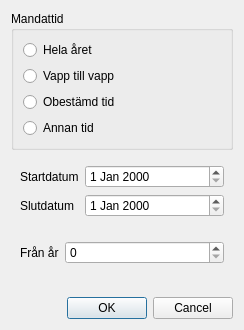
<?xml version="1.0" encoding="UTF-8"?>
<ui version="4.0">
 <class>MembershipEdit</class>
 <widget class="QWidget" name="MembershipEdit">
  <property name="geometry">
   <rect>
    <x>0</x>
    <y>0</y>
    <width>244</width>
    <height>330</height>
   </rect>
  </property>
  <property name="windowTitle">
   <string/>
  </property>
  <layout class="QVBoxLayout" name="verticalLayout_3">
   <item>
    <layout class="QVBoxLayout" name="verticalLayout">
     <item>
      <widget class="QGroupBox" name="mandate_GroupBox">
       <property name="title">
        <string>Mandattid</string>
       </property>
       <layout class="QVBoxLayout" name="verticalLayout_2">
        <item>
         <widget class="QRadioButton" name="wholeyear_radioButton">
          <property name="text">
           <string>Hela året</string>
          </property>
         </widget>
        </item>
        <item>
         <widget class="QRadioButton" name="laborday_radioButton">
          <property name="text">
           <string>Vapp till vapp</string>
          </property>
         </widget>
        </item>
        <item>
         <widget class="QRadioButton" name="onwards_radioButton">
          <property name="text">
           <string>Obestämd tid</string>
          </property>
         </widget>
        </item>
        <item>
         <widget class="QRadioButton" name="otherMandate_radioButton">
          <property name="text">
           <string>Annan tid</string>
          </property>
         </widget>
        </item>
       </layout>
      </widget>
     </item>
     <item>
      <widget class="QWidget" name="startAndEndTimeWidget" native="true">
       <layout class="QFormLayout" name="startEndLayout">
        <property name="fieldGrowthPolicy">
         <enum>QFormLayout::AllNonFixedFieldsGrow</enum>
        </property>
        <item row="0" column="0">
         <widget class="QLabel" name="startdatumLabel_2">
          <property name="text">
           <string>Startdatum</string>
          </property>
         </widget>
        </item>
        <item row="0" column="1">
         <widget class="QDateEdit" name="startTime_fld"/>
        </item>
        <item row="1" column="0">
         <widget class="QLabel" name="endTimeLabel">
          <property name="text">
           <string>Slutdatum</string>
          </property>
         </widget>
        </item>
        <item row="1" column="1">
         <widget class="QDateEdit" name="endTime_fld"/>
        </item>
       </layout>
      </widget>
     </item>
     <item>
      <widget class="QWidget" name="startYearWidget" native="true">
       <layout class="QFormLayout" name="startYearLayout">
        <property name="fieldGrowthPolicy">
         <enum>QFormLayout::AllNonFixedFieldsGrow</enum>
        </property>
        <item row="0" column="0">
         <widget class="QLabel" name="frNRLabel">
          <property name="text">
           <string>Från år</string>
          </property>
         </widget>
        </item>
        <item row="0" column="1">
         <widget class="QSpinBox" name="startYear_spinBox"/>
        </item>
       </layout>
      </widget>
     </item>
     <item>
      <widget class="QDialogButtonBox" name="buttonBox">
       <property name="orientation">
        <enum>Qt::Horizontal</enum>
       </property>
       <property name="standardButtons">
        <set>QDialogButtonBox::Cancel|QDialogButtonBox::Ok</set>
       </property>
      </widget>
     </item>
    </layout>
   </item>
  </layout>
 </widget>
 <resources/>
 <connections>
  <connection>
   <sender>wholeyear_radioButton</sender>
   <signal>toggled(bool)</signal>
   <receiver>startYearWidget</receiver>
   <slot>setVisible(bool)</slot>
   <hints>
    <hint type="sourcelabel">
     <x>125</x>
     <y>45</y>
    </hint>
    <hint type="destinationlabel">
     <x>121</x>
     <y>264</y>
    </hint>
   </hints>
  </connection>
  <connection>
   <sender>laborday_radioButton</sender>
   <signal>toggled(bool)</signal>
   <receiver>startYearWidget</receiver>
   <slot>setVisible(bool)</slot>
   <hints>
    <hint type="sourcelabel">
     <x>125</x>
     <y>73</y>
    </hint>
    <hint type="destinationlabel">
     <x>121</x>
     <y>264</y>
    </hint>
   </hints>
  </connection>
  <connection>
   <sender>laborday_radioButton</sender>
   <signal>toggled(bool)</signal>
   <receiver>startAndEndTimeWidget</receiver>
   <slot>setHidden(bool)</slot>
   <hints>
    <hint type="sourcelabel">
     <x>125</x>
     <y>73</y>
    </hint>
    <hint type="destinationlabel">
     <x>121</x>
     <y>196</y>
    </hint>
   </hints>
  </connection>
  <connection>
   <sender>onwards_radioButton</sender>
   <signal>toggled(bool)</signal>
   <receiver>endTime_fld</receiver>
   <slot>setHidden(bool)</slot>
   <hints>
    <hint type="sourcelabel">
     <x>125</x>
     <y>101</y>
    </hint>
    <hint type="destinationlabel">
     <x>163</x>
     <y>213</y>
    </hint>
   </hints>
  </connection>
  <connection>
   <sender>wholeyear_radioButton</sender>
   <signal>toggled(bool)</signal>
   <receiver>startAndEndTimeWidget</receiver>
   <slot>setHidden(bool)</slot>
   <hints>
    <hint type="sourcelabel">
     <x>125</x>
     <y>45</y>
    </hint>
    <hint type="destinationlabel">
     <x>121</x>
     <y>196</y>
    </hint>
   </hints>
  </connection>
  <connection>
   <sender>onwards_radioButton</sender>
   <signal>toggled(bool)</signal>
   <receiver>endTimeLabel</receiver>
   <slot>setHidden(bool)</slot>
   <hints>
    <hint type="sourcelabel">
     <x>125</x>
     <y>101</y>
    </hint>
    <hint type="destinationlabel">
     <x>53</x>
     <y>213</y>
    </hint>
   </hints>
  </connection>
 </connections>
</ui>
